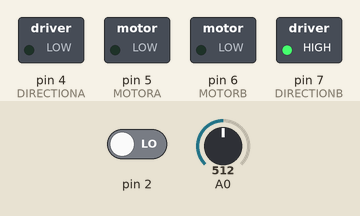
A sketch run on a simulated Arduino Uno, built with avr-gcc and run on an emulated ATmega328P. Shown: switched loads named in the sketch (green lamp = pin HIGH). The test bench sets the inputs (shaded band); at power-on: A0 = 512, pin 2 LOW.

Above: at 1.8 s.
1.9 s: A0 set to 343
At 2.4 s:
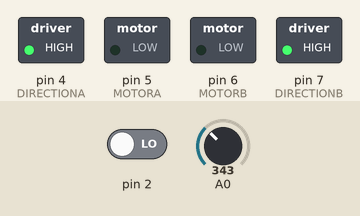
5.0 s: A0 set to 311
At 5.5 s:
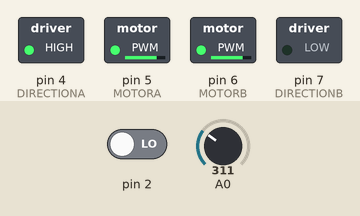
At 8.0 s:
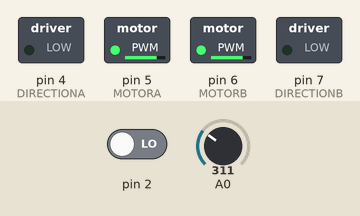
Timing chart, 0 to 20.4 s (numbered marks = the images above; inputs shaded):
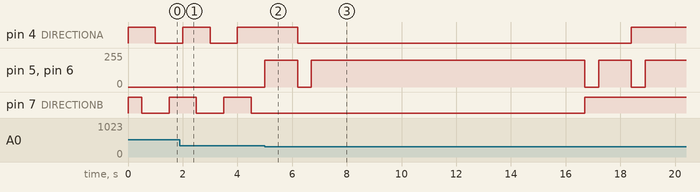

The sketch:

sample_code_for_dc_motor_move1_with_encoders.ino
```cpp
volatile int rotaryCount = 0;

#define PINA 8
#define PINB 9
#define INTERRUPT 0  // that is, pin 2

#define DIRECTIONA 4
#define MOTORA 5

#define DIRECTIONB 7
#define MOTORB 6

#define TIME_FORWARDS 10000
#define TIME_BACKWARDS 10000
#define TIME_TURN 1200

// Interrupt Service Routine for a change to encoder pin A
void isr ()
{
  boolean up;

  if (digitalRead (PINA))
    up = digitalRead (PINB);
  else
    up = !digitalRead (PINB);

  if (up)
    rotaryCount++;
  else
    rotaryCount--;
}  // end of isr


void setup ()
{
  attachInterrupt (INTERRUPT, isr, CHANGE);   // interrupt 0 is pin 2, interrupt 1 is pin 3
  pinMode (MOTORA, OUTPUT);
  pinMode (DIRECTIONA, OUTPUT);
  pinMode (MOTORB, OUTPUT);
  pinMode (DIRECTIONB, OUTPUT);

}  // end of setup

byte phase;
unsigned long start;
int drive_time;

void loop ()
{

  analogWrite (MOTORA, 200);
  analogWrite (MOTORB, 200);
  start = millis ();

  // check current drain
  while (millis () - start < drive_time)
    {
    if (analogRead (0) > 325)  // > 1.46 amps
      break;
    }


  switch (phase++ & 3)
    {
    case 0:
      digitalWrite (DIRECTIONA, 1);
      digitalWrite (DIRECTIONB, 1);
      drive_time = TIME_FORWARDS;
      break;

    case 1:
      // turn
      digitalWrite (DIRECTIONA, 1);
      digitalWrite (DIRECTIONB, 0);
      drive_time = TIME_TURN;
      break;

    case 2:
      digitalWrite (DIRECTIONA, 0);
      digitalWrite (DIRECTIONB, 0);
      drive_time = TIME_BACKWARDS;
      break;

    case 3:
      digitalWrite (DIRECTIONA, 0);
      digitalWrite (DIRECTIONB, 1);
      drive_time = TIME_TURN;
      break;

    } // end of switch

  analogWrite (MOTORA, 0);
  analogWrite (MOTORB, 0);
  delay (500);

}  // end of loop
```

Measured:
- the behaviour switches between 326 and 325 on A0 (found by bisection; images 1 and 2)
- after the input at 5.0 s, pin 5 (MOTORA), pin 6 (MOTORB): goes 200/255 1.2 s, 0/255 0.50 s, 200/255 10.0 s, 0/255 0.50 s, 200/255 1.2 s, 0/255 0.50 s, then 200/255, starting at once
